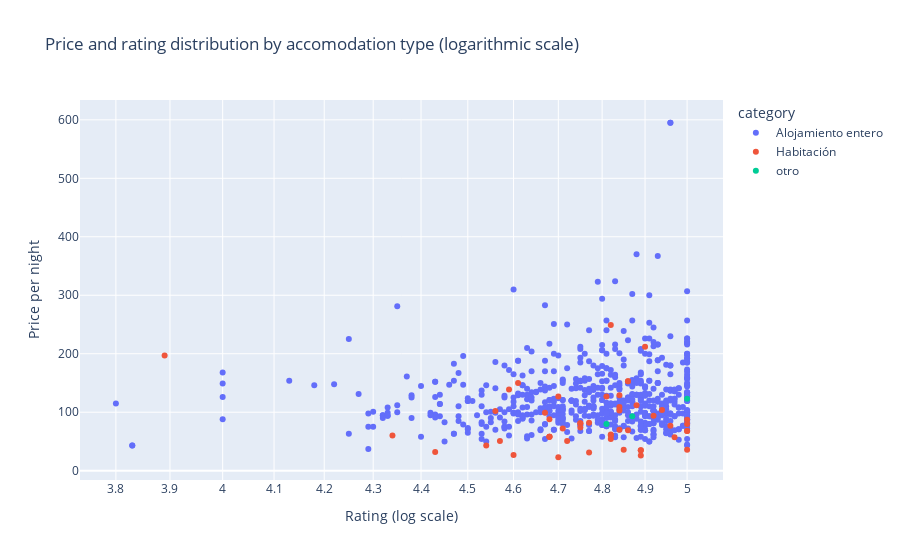

Notebook code cell kept with this figure:
### Markdown cell above
### Price and rating distribution by accomodation type (logaritmic scale)

### Code cell
price_rating_distr_log = px.scatter(
    data_frame=airbnb_data,
    x="rating",
    y="price_per_night",
    log_x=True,
    color="category",
    title="Price and rating distribution by accomodation type (logarithmic scale)",
    labels={"rating": "Rating (log scale)", "price_per_night": "Price per night"},
)

price_rating_distr_log.show()

### Figure 1 — Plotly figure (JSON) as saved in the notebook; plotly's stock layout.template omitted (floating-point values rounded to 4 significant figures; data arrays with more than 128 entries replaced by an {"elided": "..."} marker saying what was removed)
{"data": [{"hovertemplate": "category=Alojamiento entero<br>Rating (log scale)=%{x}<br>Price per night=%{y}<extra></extra>", "legendgroup": "Alojamiento entero", "marker": {"color": "#636efa", "symbol": "circle"}, "mode": "markers", "name": "Alojamiento entero", "orientation": "v", "showlegend": true, "type": "scatter", "x": {"elided": "688 float values"}, "xaxis": "x", "y": {"elided": "688 int values"}, "yaxis": "y"}, {"hovertemplate": "category=Habitación<br>Rating (log scale)=%{x}<br>Price per night=%{y}<extra></extra>", "legendgroup": "Habitación", "marker": {"color": "#EF553B", "symbol": "circle"}, "mode": "markers", "name": "Habitación", "orientation": "v", "showlegend": true, "type": "scatter", "x": [5, 0, 0, 0, 4.82, 4.57, 4.82, 4.82, 4.9, 4.7, 4.6, 4.75, 4.68, 4.86, 4.75, 4.86, 4.96, 0, 4.82, 4.68, 4.72, 4.68, 4.86, 0, 4.89, 4.89, 4.97, 4.84, 0, 4.77, 4.71, 4.75, 0, 4.81, 4.89, 5, 4.54, 4.85, 4.84, 4.59, 0, 4.43, 4.56, 5, 4.67, 0, 4.84, 4.92, 5, 4.34, 4.7, 3.89, 4.77, 4.88, 4.84, 4.68, 5, 4.61, 4.94], "xaxis": "x", "y": [36, 31, 45, 42, 60, 51, 249, 54, 212, 23, 27, 81, 58, 153, 81, 153, 77, 54, 62, 58, 51, 58, 69, 78, 35, 35, 57, 129, 57, 31, 72, 74, 84, 127, 26, 87, 43, 36, 109, 139, 45, 32, 102, 80, 99, 47, 70, 94, 68, 60, 127, 197, 82, 112, 103, 88, 68, 150, 104], "yaxis": "y"}, {"hovertemplate": "category=otro<br>Rating (log scale)=%{x}<br>Price per night=%{y}<extra></extra>", "legendgroup": "otro", "marker": {"color": "#00cc96", "symbol": "circle"}, "mode": "markers", "name": "otro", "orientation": "v", "showlegend": true, "type": "scatter", "x": [0, 0, 0, 4.87, 4.81, 5], "xaxis": "x", "y": [57, 113, 113, 93, 80, 123], "yaxis": "y"}], "layout": {"legend": {"title": {"text": "category"}, "tracegroupgap": 0}, "title": {"text": "Price and rating distribution by accomodation type (logarithmic scale)"}, "xaxis": {"anchor": "y", "domain": [0, 1], "title": {"text": "Rating (log scale)"}, "type": "log"}, "yaxis": {"anchor": "x", "domain": [0, 1], "title": {"text": "Price per night"}}}}
